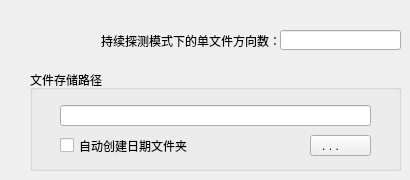
   <widget class="QWidget" name="tab">
    <attribute name="title">
     <string>文件存储</string>
    </attribute>
    <widget class="QGroupBox" name="groupBox_5">
     <property name="geometry">
      <rect>
       <x>30</x>
       <y>70</y>
       <width>371</width>
       <height>101</height>
      </rect>
     </property>
     <property name="title">
      <string>文件存储路径</string>
     </property>
     <widget class="QPushButton" name="pushButton_pathModify">
      <property name="geometry">
       <rect>
        <x>280</x>
        <y>65</y>
        <width>61</width>
        <height>21</height>
       </rect>
      </property>
      <property name="toolTip">
       <string>选择其他文件路径</string>
      </property>
      <property name="text">
       <string>. . .      </string>
      </property>
     </widget>
     <widget class="QLineEdit" name="lineEdit_DatafilePath">
      <property name="geometry">
       <rect>
        <x>30</x>
        <y>35</y>
        <width>311</width>
        <height>21</height>
       </rect>
      </property>
      <property name="font">
       <font>
        <pointsize>12</pointsize>
       </font>
      </property>
      <property name="text">
       <string/>
      </property>
     </widget>
     <widget class="QCheckBox" name="checkBox_autocreate_dateDir">
      <property name="geometry">
       <rect>
        <x>30</x>
        <y>65</y>
        <width>171</width>
        <height>21</height>
       </rect>
      </property>
      <property name="text">
       <string>自动创建日期文件夹</string>
      </property>
     </widget>
    </widget>
    <widget class="QLineEdit" name="lineEdit_nMaxDir_infile_2">
     <property name="geometry">
      <rect>
       <x>280</x>
       <y>30</y>
       <width>121</width>
       <height>20</height>
      </rect>
     </property>
    </widget>
    <widget class="QLabel" name="label_49">
     <property name="geometry">
      <rect>
       <x>30</x>
       <y>30</y>
       <width>251</width>
       <height>21</height>
      </rect>
     </property>
     <property name="text">
      <string>持续探测模式下的单文件方向数：</string>
     </property>
     <property name="alignment">
      <set>Qt::AlignRight|Qt::AlignTrailing|Qt::AlignVCenter</set>
     </property>
    </widget>
   </widget>
